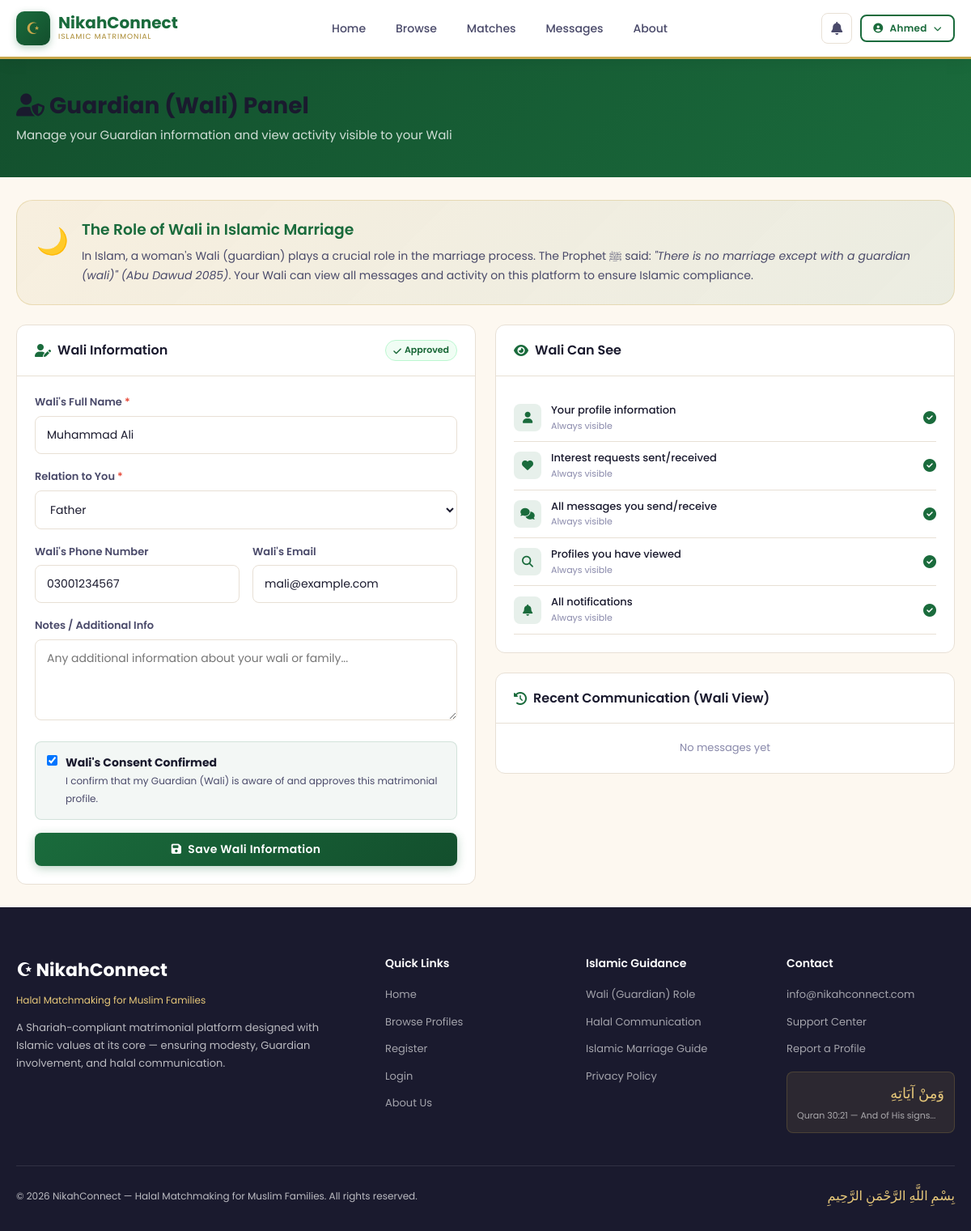
The app's page /wali.php (signed in) with its own data.
### tables this page shows
CREATE TABLE IF NOT EXISTS users (
    id INT AUTO_INCREMENT PRIMARY KEY,
    full_name VARCHAR(100) NOT NULL,
    email VARCHAR(150) UNIQUE NOT NULL,
    password VARCHAR(255) NOT NULL,
    gender ENUM('male', 'female') NOT NULL,
    role ENUM('user', 'wali', 'parent', 'admin') DEFAULT 'user',
     
    child_id INT NULL,
    guardian_relation VARCHAR(50) NULL,
    is_verified TINYINT(1) DEFAULT 0,
    is_active TINYINT(1) DEFAULT 1,
    profile_complete TINYINT(1) DEFAULT 0,
    created_at TIMESTAMP DEFAULT CURRENT_TIMESTAMP,
    updated_at TIMESTAMP DEFAULT CURRENT_TIMESTAMP ON UPDATE CURRENT_TIMESTAMP
);

CREATE TABLE IF NOT EXISTS walis (
    id INT AUTO_INCREMENT PRIMARY KEY,
    user_id INT NOT NULL,
    wali_name VARCHAR(100) NOT NULL,
    wali_relation VARCHAR(50) NOT NULL,
    wali_phone VARCHAR(20),
    wali_email VARCHAR(150),
    wali_consent TINYINT(1) DEFAULT 0,
    consent_date TIMESTAMP NULL,
    notes TEXT,
    created_at TIMESTAMP DEFAULT CURRENT_TIMESTAMP,
    FOREIGN KEY (user_id) REFERENCES users(id) ON DELETE CASCADE
);

### includes/db.php (called while the page is built, shortened)
<?php
class Database {
    private static $instance = null;
    public $conn;
    private function __construct() {
        $this->conn = new mysqli(DB_HOST, DB_USER, DB_PASS, DB_NAME);
        $this->conn->set_charset('utf8mb4');
    }
    public static function getInstance() {
        if (!self::$instance) {
            self::$instance = new Database();
        }
        return self::$instance;
    }
    public function query($sql, $params = [], $types = '') {
        $stmt = $this->conn->prepare($sql);
        if (!empty($params)) {
            if (empty($types)) {
                $types = str_repeat('s', count($params));
            }
            $stmt->bind_param($types, ...$params);
        }
        $stmt->execute();
        return $stmt->get_result();
    }
    public function fetchOne($sql, $params = [], $types = '') {
        $result = $this->query($sql, $params, $types);
        if ($result && $result->num_rows > 0) {
            return $result->fetch_assoc();
        }
        return null;
    }
}
function db() {
    return Database::getInstance();
}
function isLoggedIn() {
    return isset($_SESSION['user_id']);
}
function currentUser() {
    return db()->fetchOne("SELECT * FROM users WHERE id = ?", [$_SESSION['user_id']]);
}

### wali.php (the view, shortened to what this page needs)
<?php
require_once 'includes/db.php';
$user = currentUser();
$wali = db()->fetchOne("SELECT * FROM walis WHERE user_id=?", [$user['id']]);
$waliMessages = db()->fetchAll(
    "SELECT m.*, u.full_name as sender_name, u2.full_name as receiver_name
     FROM messages m
     JOIN users u ON m.sender_id = u.id
     JOIN users u2 ON m.receiver_id = u2.id
     WHERE (m.sender_id=? OR m.receiver_id=?) AND m.wali_can_view=1
     ORDER BY m.created_at DESC LIMIT 20",
    [$user['id'],$user['id']]
);
require_once 'includes/header.php';
?>
<div class="page-header">
    <div class="container">
        <h1><i class="fas fa-user-shield"></i> Guardian (Wali) Panel</h1>
        <p>Manage your Guardian information and view activity visible to your Wali</p>
    </div>
</div>
<div class="container" style="padding:28px 20px">
    <div style="background:linear-gradient(135deg,rgba(201,168,76,0.1),rgba(26,107,60,0.08));border:1px solid rgba(201,168,76,0.3);border-radius:var(--radius-lg);padding:24px;margin-bottom:24px">
        <div style="display:flex;gap:16px;align-items:flex-start">
            <div style="font-size:32px">🌙</div>
            <div>
                <h3 style="color:var(--primary);margin-bottom:8px">The Role of Wali in Islamic Marriage</h3>
                <p style="font-size:14px;color:var(--text-medium);line-height:1.7">
                    In Islam, a woman's Wali (guardian) plays a crucial role in the marriage process. The Prophet ﷺ said:
                    <em>"There is no marriage except with a guardian (wali)" (Abu Dawud 2085)</em>.
                    Your Wali can view all messages and activity on this platform to ensure Islamic compliance.
                </p>
            </div>
        </div>
    </div>
    <div style="display:grid;grid-template-columns:1fr 1fr;gap:24px">
        <div class="card">
            <div class="card-header">
                <div class="card-title"><i class="fas fa-user-edit"></i> Wali Information</div>
                <?php if($wali && $wali['wali_consent']): ?>
                <span class="badge badge-success"><i class="fas fa-check"></i> Approved</span>
                <?php endif; ?>
            </div>
            <div class="card-body">
                <form method="POST">
                    <div class="input-group">
                        <label>Wali's Full Name <span class="required">*</span></label>
                        <input type="text" name="wali_name" value="<?=htmlspecialchars($wali['wali_name']??'')?>" placeholder="Father/Brother/Uncle Name" required>
                    </div>
                    <div class="input-group">
                        <label>Relation to You <span class="required">*</span></label>
                        <select name="wali_relation" required>
                            <?php foreach(['Father','Brother','Uncle (Paternal)','Uncle (Maternal)','Grandfather','Other'] as $r): ?>
                            <option value="<?=$r?>" <?= ($wali['wali_relation']??'')===$r?'selected':'' ?>><?=$r?></option>
                            <?php endforeach; ?>
                        </select>
                    </div>
                    <div class="form-row">
                        <div class="input-group">
                            <label>Wali's Phone Number</label>
                            <input type="tel" name="wali_phone" value="<?=htmlspecialchars($wali['wali_phone']??'')?>" placeholder="03001234567">
                        </div>
                        <div class="input-group">
                            <label>Wali's Email</label>
                            <input type="email" name="wali_email" value="<?=htmlspecialchars($wali['wali_email']??'')?>" placeholder="wali@email.com">
                        </div>
                    </div>
                    <div class="input-group">
                        <label>Notes / Additional Info</label>
                        <textarea name="notes" rows="3" placeholder="Any additional information about your wali or family..."><?=htmlspecialchars($wali['notes']??'')?></textarea>
                    </div>
                    <div style="background:rgba(26,107,60,0.05);border:1px solid rgba(26,107,60,0.15);border-radius:8px;padding:14px;margin-bottom:16px">
                        <label style="display:flex;align-items:flex-start;gap:10px;cursor:pointer;font-size:14px;color:var(--text-dark)">
                            <input type="checkbox" name="wali_consent" <?=$wali&&$wali['wali_consent']?'checked':''?> style="width:auto;margin-top:2px">
                            <span>
                                <strong>Wali's Consent Confirmed</strong><br>
                                <span style="font-size:12px;color:var(--text-medium)">I confirm that my Guardian (Wali) is aware of and approves this matrimonial profile.</span>
                            </span>
                        </label>
                    </div>
                    <button type="submit" class="btn btn-primary btn-block">
                        <i class="fas fa-save"></i> Save Wali Information
                    </button>
                </form>
            </div>
        </div>
        <div>
            <div class="card mb-3">
                <div class="card-header">
                    <div class="card-title"><i class="fas fa-eye"></i> Wali Can See</div>
                </div>
                <div class="card-body">
                    <?php $permissions = [
                        ['fas fa-user','Your profile information','Always visible'],
                        ['fas fa-heart','Interest requests sent/received','Always visible'],
                        ['fas fa-comments','All messages you send/receive','Always visible'],
                        ['fas fa-search','Profiles you have viewed','Always visible'],
                        ['fas fa-bell','All notifications','Always visible'],
                    ];
                    foreach($permissions as $p): ?>
                    <div style="display:flex;align-items:center;gap:12px;padding:10px 0;border-bottom:1px solid var(--border)">
                        <div style="width:34px;height:34px;background:rgba(26,107,60,0.1);border-radius:8px;display:flex;align-items:center;justify-content:center">
                            <i class="<?=$p[0]?>" style="color:var(--primary);font-size:14px"></i>
                        </div>
                        <div style="flex:1">
                            <div style="font-size:13px;font-weight:500"><?=$p[1]?></div>
                            <div style="font-size:11px;color:var(--text-light)"><?=$p[2]?></div>
                        </div>
                        <i class="fas fa-check-circle" style="color:var(--primary)"></i>
                    </div>
                    <?php endforeach; ?>
                </div>
            </div>
            <div class="card">
                <div class="card-header">
                    <div class="card-title"><i class="fas fa-history"></i> Recent Communication (Wali View)</div>
                </div>
                <div class="card-body" style="padding:0">
                    <?php if(empty($waliMessages)): ?>
                    <div style="padding:20px;text-align:center;color:var(--text-light);font-size:13px">No messages yet</div>
                    <?php endif; ?>
                </div>
            </div>
        </div>
    </div>
</div>
<?php require_once 'includes/footer.php'; ?>

### includes/header.php (shortened to what this page needs)
<?php
require_once __DIR__ . '/db.php';
$user = isLoggedIn() ? currentUser() : null;
$currentPage = basename($_SERVER['PHP_SELF']);
?>
<!DOCTYPE html>
<html lang="en">
<head>
    <link rel="stylesheet" href="<?= SITE_URL ?>/assets/css/style.css">
    <link rel="stylesheet" href="https://cdnjs.cloudflare.com/ajax/libs/font-awesome/6.4.0/css/all.min.css">
</head>
<body>
<nav class="navbar">
    <div class="nav-container">
        <a href="<?= SITE_URL ?>/index.php" class="nav-logo">
            <div class="nav-logo-icon">☪</div>
            <div class="nav-logo-text">
                <span class="site-name">NikahConnect</span>
                <span class="tagline">Islamic Matrimonial</span>
            </div>
        </a>
        <div class="nav-links">
            <a href="<?= SITE_URL ?>/index.php" class="<?= $currentPage=='index.php'?'active':'' ?>">Home</a>
            <?php if($user && $user['role']==='parent'): ?>
            <a href="<?= SITE_URL ?>/guardian.php" class="<?= $currentPage=='guardian.php'?'active':'' ?>">Guardian Panel</a>
            <?php else: ?>
            <a href="<?= SITE_URL ?>/profiles.php" class="<?= $currentPage=='profiles.php'?'active':'' ?>">Browse</a>
            <?php if($user): ?>
            <a href="<?= SITE_URL ?>/matches.php" class="<?= $currentPage=='matches.php'?'active':'' ?>">Matches</a>
            <a href="<?= SITE_URL ?>/messages.php" class="<?= $currentPage=='messages.php'?'active':'' ?>">Messages</a>
            <?php endif; ?>
            <?php endif; ?>
            <a href="<?= SITE_URL ?>/about.php">About</a>
        </div>
        <div class="nav-actions">
            <?php if($user): ?>
            <a href="<?= SITE_URL ?>/notifications.php" class="notif-btn" title="Notifications">
                <i class="fas fa-bell"></i>
            </a>
            <div style="position:relative">
                <button onclick="toggleUserMenu()" class="btn btn-outline btn-sm" style="gap:8px">
                    <i class="fas fa-user-circle"></i>
                    <?= htmlspecialchars(explode(' ', $user['full_name'])[0]) ?>
                    <i class="fas fa-chevron-down" style="font-size:10px"></i>
                </button>
            </div>
            <?php else: ?>
            <a href="<?= SITE_URL ?>/login.php" class="btn btn-outline btn-sm">Login</a>
            <a href="<?= SITE_URL ?>/register.php" class="btn btn-primary btn-sm">Join Free</a>
            <?php endif; ?>
        </div>
    </div>
</nav>

### records on screen
users: full_name "Ahmed"
walis: wali_name "Muhammad Ali", wali_relation "Father", wali_phone "03001234567", wali_email "mali@example.com", wali_consent "☑"

### other values on screen
$p[1] "Your profile information"
$p[2] "Always visible"
$p[1] "Interest requests sent/received"
$p[1] "All messages you send/receive"
$p[1] "Profiles you have viewed"
$p[1] "All notifications"
SITE_EMAIL "info@nikahconnect.com"
SITE_NAME "NikahConnect"
